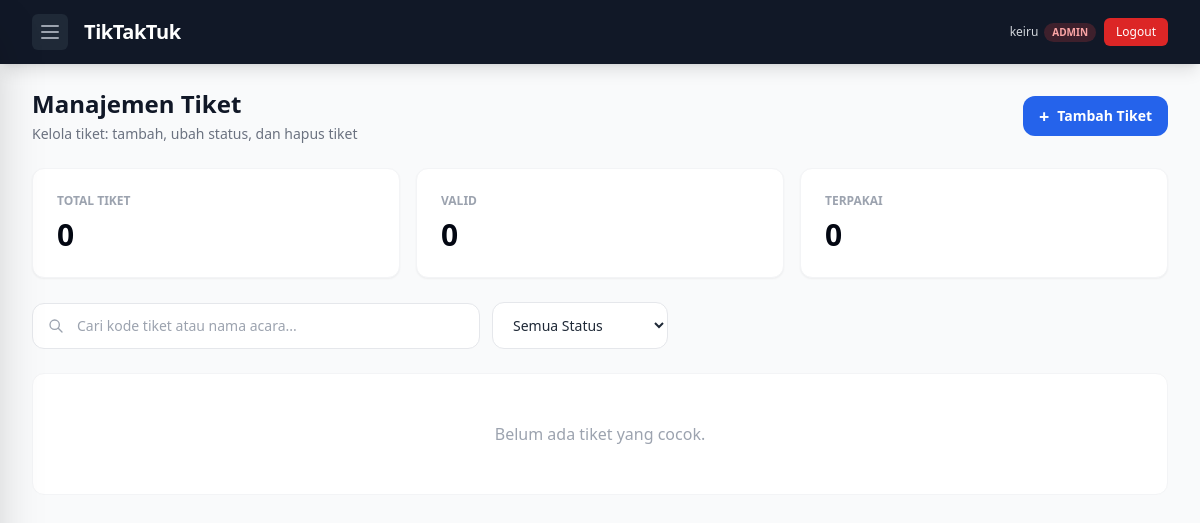
The page /my-tickets/ (signed in) on the database as committed earlier.
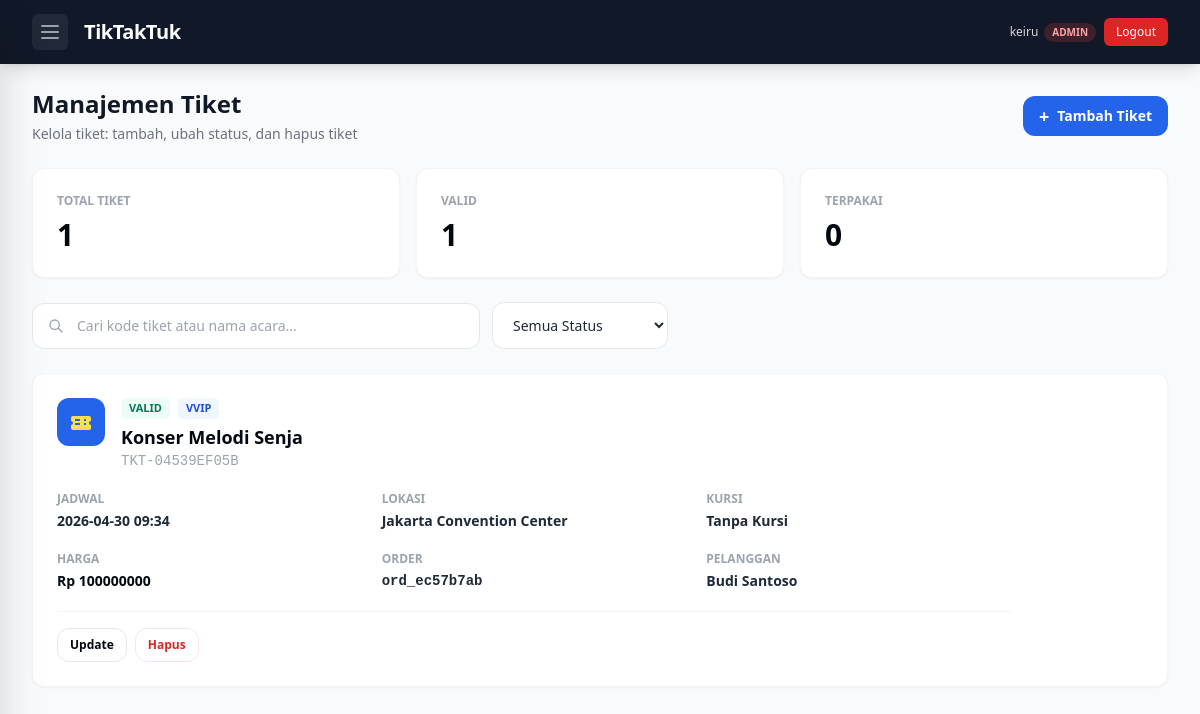
The same page on the database as committed later.
### ticketing/models/ticket.py (models this page shows, shortened)
class Ticket(models.Model):
    class StatusChoices(models.TextChoices):
        ACTIVE = 'ACTIVE', 'Aktif'
        USED = 'USED', 'Terpakai'
        CANCELLED = 'CANCELLED', 'Dibatalkan'
    ticket_id = models.UUIDField(primary_key=True, default=uuid.uuid4, editable=False)
    ticket_code = models.CharField(max_length=100, unique=True)
    status = models.CharField(
        max_length=20,
        choices=StatusChoices.choices,
        default=StatusChoices.ACTIVE,
    )
    tcategory = models.ForeignKey(
        Ticket_Category,
        on_delete=models.CASCADE,
        related_name='tickets'
    )
    torder_id = models.UUIDField()
    class Meta:
        db_table = 'ticket'

### ticketing/models/ticket_category.py (models this page shows, shortened)
class Ticket_Category(models.Model):
    category_id = models.UUIDField(primary_key=True, default=uuid.uuid4, editable=False)
    category_name = models.CharField(max_length=50)
    quota = models.IntegerField(
        validators=[MinValueValidator(1, message="Quota must be greater than 0.")]
    )
    price = models.DecimalField(
        max_digits=12,
        decimal_places=2,
        validators=[MinValueValidator(0, message="Price must be >= 0.")],
    )
    tevent = models.ForeignKey(
        Event,
        on_delete=models.CASCADE,
        related_name='ticket_categories',
        db_column='tevent_id',
    )
    class Meta:
        verbose_name = 'Ticket Category'
        verbose_name_plural = 'Ticket Categories'
        ordering = ['tevent__title', 'category_name']
        db_table = 'ticket_category'

### ticketing/models/event.py (models this page shows, shortened)
class Event(models.Model):
    class CategoryChoices(models.TextChoices):
        MUSIC = 'Music', 'Music'
        SPORTS = 'Sports', 'Sports'
        THEATER = 'Theater', 'Theater'
        CONFERENCE = 'Conference', 'Conference'
        FESTIVAL = 'Festival', 'Festival'
        OTHER = 'Other', 'Other'
    class StatusChoices(models.TextChoices):
        SCHEDULED = 'Scheduled', 'Scheduled'
        ONGOING = 'Ongoing', 'Ongoing'
        FINISHED = 'Finished', 'Finished'
        CANCELED = 'Canceled', 'Canceled'
    id = models.UUIDField(primary_key=True, default=uuid.uuid4, editable=False)
    venue = models.ForeignKey(
        Venue,
        on_delete=models.CASCADE,
        related_name='events',
    )
    organizer = models.ForeignKey(
        settings.AUTH_USER_MODEL,
        on_delete=models.CASCADE,
        related_name='organized_events',
    )
    title = models.CharField(max_length=255)
    description = models.TextField(blank=True, default='')
    category = models.CharField(
        max_length=50,
        choices=CategoryChoices.choices,
        default=CategoryChoices.OTHER,
    )
    status = models.CharField(
        max_length=50,
        choices=StatusChoices.choices,
        default=StatusChoices.SCHEDULED,
    )
    start_date = models.DateTimeField()
    end_date = models.DateTimeField()
    class Meta:
        ordering = ['start_date']
        db_table = 'event'

### ticketing/models/venue.py (models this page shows, shortened)
class Venue(models.Model):
    id = models.UUIDField(primary_key=True, default=uuid.uuid4, editable=False)
    name = models.CharField(max_length=255)
    capacity = models.IntegerField(
        validators=[MinValueValidator(1, message="Capacity must be greater than 0.")]
    )
    address = models.TextField()
    city = models.CharField(max_length=255)
    has_reserved_seating = models.BooleanField(default=False)
    class Meta:
        ordering = ['name']
        db_table = 'venue'

### ticketing/views.py (the view)
# urls.py: path('my-tickets/', views.ticket_list, name='ticket_list'),
@login_required
def ticket_list(request):
    from orders.models import Order
    tickets = (
        Ticket.objects
        .select_related('tcategory', 'tcategory__tevent', 'tcategory__tevent__venue')
        .prefetch_related('seat_ticket__seat')
        .order_by('ticket_code')
    )
    orders_by_id = {}
    if request.user.is_authenticated and request.user.role == 'CUSTOMER':
        customer_orders = Order.objects.filter(customer=request.user)
        order_ids = list(customer_orders.values_list('id', flat=True))
        tickets = tickets.filter(torder_id__in=order_ids)
        orders_by_id = {order.id: order for order in customer_orders}
    query = request.GET.get('q', '').strip()
    status = request.GET.get('status', '').strip()
    if query:
        tickets = tickets.filter(
            Q(ticket_code__icontains=query)
            | Q(tcategory__tevent__title__icontains=query)
            | Q(tcategory__category_name__icontains=query)
        )
    if status:
        tickets = tickets.filter(status=status)
    ticket_rows = []
    for ticket in tickets:
        relation = ticket.seat_ticket.all()[0] if ticket.seat_ticket.all() else None
        order_code = f"ord_{str(ticket.torder_id).split('-')[0]}"
        order = orders_by_id.get(ticket.torder_id)
        ticket_rows.append({
            'ticket': ticket,
            'seat': relation.seat if relation else None,
            'customer_name': order.customer.username if order else _dummy_customer_name(ticket.torder_id),
            'order_code': order_code,
        })
    total_tickets = tickets.count()
    active_count = tickets.filter(status=Ticket.StatusChoices.ACTIVE).count()
    used_count = tickets.filter(status=Ticket.StatusChoices.USED).count()
    cancelled_count = tickets.filter(status=Ticket.StatusChoices.CANCELLED).count()
    all_events = Event.objects.select_related('venue').order_by('title')
    categories = (
        Ticket_Category.objects
        .select_related('tevent', 'tevent__venue')
        .annotate(used_count=models.Count('tickets'))
        .order_by('tevent__title', 'category_name')
    )
    category_rows = [
        {
            'category': category,
            'is_full': category.used_count >= category.quota,
            'remaining': max(category.quota - category.used_count, 0),
        }
        for category in categories
    ]
    context = {
        'ticket_rows': ticket_rows,
        'dummy_orders': _build_dummy_orders(all_events),
        'category_rows': category_rows,
        'available_seats': Seat.objects.select_related('venue').exclude(
            seat_id__in=HasRelationship.objects.values_list('seat_id', flat=True)
        ).order_by('venue__name', 'section', 'row_number', 'seat_number'),
        'status_choices': Ticket.StatusChoices.choices,
        'selected_status': status,
        'query': query,
        'total_tickets': total_tickets,
        'active_count': active_count,
        'used_count': used_count,
        'cancelled_count': cancelled_count,
        'can_create': _is_admin_or_organizer(request.user),
        'can_manage': _is_admin(request.user),
        'user_role': request.user.role,
    }
    return render(request, "ticketing/ticket_list.html", context)

### ticketing/views.py (called while the page is built)
def _is_admin(user):
    return user.is_authenticated and user.role == 'ADMIN'

def _is_admin_or_organizer(user):
    return user.is_authenticated and user.role in ('ADMIN', 'ORGANIZER')

def _dummy_customer_name(seed):
    names = ['Budi Santoso', 'Siti Rahayu', 'Dina Pratiwi', 'Raka Wijaya']
    try:
        index = uuid.UUID(str(seed)).int % len(names)
    except ValueError:
        index = sum(ord(char) for char in str(seed)) % len(names)
    return names[index]

def _dummy_order_id_for_event(event_id):
    return uuid.uuid5(uuid.NAMESPACE_URL, f'tiktaktuk-order-{event_id}')

def _build_dummy_orders(events):
    orders = []
    for index, event in enumerate(events, start=1):
        order_id = _dummy_order_id_for_event(event.id)
        is_reserved = index % 2 == 1
        orders.append({
            'id': order_id,
            'code': f'ord_{index:03d}',
            'customer': _dummy_customer_name(order_id),
            'event': event,
            'is_reserved': is_reserved,
        })
    return orders

### templates/ticketing/ticket_list.html (shortened to what the changed rows need)
{% extends "base.html" %}
{% block content %}
<div class="max-w-7xl mx-auto px-4 sm:px-6 lg:px-8 py-6">
    <div class="flex flex-col gap-4 sm:flex-row sm:items-center sm:justify-between mb-6">
        <div>
            <h1 class="text-2xl font-bold text-gray-900">{% if user_role == 'CUSTOMER' %}Tiket Saya{% else %}Manajemen Tiket{% endif %}</h1>
        </div>
    </div>
    <div class="grid grid-cols-1 md:grid-cols-3 gap-4 mb-6">
        <div class="bg-white rounded-xl border border-gray-100 p-6 shadow-sm">
            <p class="text-xs font-bold text-gray-400 uppercase">Total Tiket</p>
            <p class="text-3xl font-bold text-gray-950 mt-2">{{ total_tickets }}</p>
        </div>
        <div class="bg-white rounded-xl border border-gray-100 p-6 shadow-sm">
            <p class="text-xs font-bold text-gray-400 uppercase">Valid</p>
            <p class="text-3xl font-bold text-gray-950 mt-2">{{ active_count }}</p>
        </div>
    </div>
    <div class="space-y-4">
        {% for row in ticket_rows %}
            {% with ticket=row.ticket seat=row.seat %}
            <div class="bg-white rounded-xl border border-gray-100 shadow-sm overflow-hidden">
                <div class="grid grid-cols-1 lg:grid-cols-[1fr_132px]">
                    <div class="p-5 sm:p-6">
                        <div class="flex items-start gap-4">
                            <div class="w-12 h-12 rounded-xl bg-blue-600 flex items-center justify-center text-yellow-300 shrink-0">
                                <svg class="w-6 h-6" fill="currentColor" viewBox="0 0 24 24">
                                    <path d="M4 6h16a2 2 0 012 2v3a2 2 0 000 4v3a2 2 0 01-2 2H4a2 2 0 01-2-2v-3a2 2 0 000-4V8a2 2 0 012-2zm7 3H6v2h5V9zm0 4H6v2h5v-2zm6-4h-2v2h2V9zm0 4h-2v2h2v-2z"/>
                                </svg>
                            </div>
                            <div class="min-w-0">
                                <div class="flex flex-wrap items-center gap-2 mb-1">
                                    {% if ticket.status == 'ACTIVE' %}
                                        <span class="px-2 py-0.5 rounded-md text-[11px] font-bold bg-emerald-50 text-emerald-700">VALID</span>
                                    {% elif ticket.status == 'USED' %}
                                        <span class="px-2 py-0.5 rounded-md text-[11px] font-bold bg-amber-50 text-amber-700">TERPAKAI</span>
                                    {% else %}
                                        <span class="px-2 py-0.5 rounded-md text-[11px] font-bold bg-rose-50 text-rose-700">DIBATALKAN</span>
                                    {% endif %}
                                    <span class="px-2 py-0.5 rounded-md text-[11px] font-bold bg-blue-50 text-blue-700">{{ ticket.tcategory.category_name }}</span>
                                </div>
                                <h2 class="text-lg font-bold text-gray-950">{{ ticket.tcategory.tevent.title }}</h2>
                                <p class="text-sm text-gray-400 font-mono">{{ ticket.ticket_code }}</p>
                            </div>
                        </div>
                        <div class="grid grid-cols-1 sm:grid-cols-2 lg:grid-cols-3 gap-5 mt-5 text-sm">
                            <div>
                                <p class="text-xs font-bold text-gray-400 uppercase">Jadwal</p>
                                <p class="font-semibold text-gray-800 mt-1">{{ ticket.tcategory.tevent.start_date|date:"Y-m-d H:i" }}</p>
                            </div>
                            <div>
                                <p class="text-xs font-bold text-gray-400 uppercase">Lokasi</p>
                                <p class="font-semibold text-gray-800 mt-1">{{ ticket.tcategory.tevent.venue.name }}</p>
                            </div>
                            <div>
                                <p class="text-xs font-bold text-gray-400 uppercase">Kursi</p>
                                <p class="font-semibold text-gray-800 mt-1">{% if seat %}{{ seat.section }} {{ seat.row_number }}-{{ seat.seat_number }}{% else %}Tanpa Kursi{% endif %}</p>
                            </div>
                            <div>
                                <p class="text-xs font-bold text-gray-400 uppercase">Harga</p>
                                <p class="font-semibold text-gray-950 mt-1">Rp {{ ticket.tcategory.price|floatformat:0 }}</p>
                            </div>
                            <div>
                                <p class="text-xs font-bold text-gray-400 uppercase">Order</p>
                                <p class="font-mono font-semibold text-gray-800 mt-1">{{ row.order_code }}</p>
                            </div>
                            <div>
                                <p class="text-xs font-bold text-gray-400 uppercase">Pelanggan</p>
                                <p class="font-semibold text-gray-800 mt-1">{{ row.customer_name }}</p>
                            </div>
                        </div>
                        <div class="mt-5 pt-4 border-t border-gray-100 flex flex-wrap gap-2">
                            {% if can_manage %}
                                <button class="inline-flex items-center gap-1 px-3 py-2 text-xs font-bold rounded-xl border border-gray-200 bg-white text-gray-950 hover:bg-gray-50"
                                        onclick="openEditTicket(this)"
                                        data-action="{% url 'ticketing:edit_ticket' ticket.pk %}"
                                        data-code="{{ ticket.ticket_code|escapejs }}"
                                        data-order="{{ ticket.torder_id }}"
                                        data-category="{{ ticket.tcategory_id }}"
                                        data-venue="{{ ticket.tcategory.tevent.venue_id }}"
                                        data-status="{{ ticket.status }}"
                                        data-seat="{% if seat %}{{ seat.pk }}{% endif %}"
                                        data-seat-label="{% if seat %}{{ seat.section|escapejs }} - Baris {{ seat.row_number|escapejs }}, No. {{ seat.seat_number|escapejs }}{% endif %}">Update</button>
                                <button class="inline-flex items-center gap-1 px-3 py-2 text-xs font-bold rounded-xl border border-red-100 bg-white text-red-600 hover:bg-red-50"
                                        onclick="openDeleteTicket(this)"
                                        data-action="{% url 'ticketing:delete_ticket' ticket.pk %}"
                                        data-label="{{ ticket.ticket_code|escapejs }}">Hapus</button>
                            {% endif %}
                        </div>
                    </div>
                </div>
            </div>
            {% endwith %}
        {% empty %}
            <div class="bg-white rounded-xl border border-gray-100 p-12 text-center text-gray-400">
                Belum ada tiket yang cocok.
            </div>
        {% endfor %}
    </div>
</div>
{% endblock %}

Rows that differ between the two databases and show on the page:
added Ticket: status "VALID", ticket.tcategory.category_name "VVIP", ticket.tcategory.tevent "Konser Melodi Senja", ticket.ticket_code "TKT-04539EF05B", ticket.tcategory.tevent.start_date "2026-04-30 09:34", ticket.tcategory.tevent.venue.name "Jakarta Convention Center", ticket.tcategory.price "100000000", order_code "ord_ec57b7ab", customer_name "Budi Santoso"
Other text that changed with them:
{{ total_tickets }}: "0" → "1"
{{ active_count }}: "0" → "1"
text no longer shown: "Belum ada tiket yang cocok."
